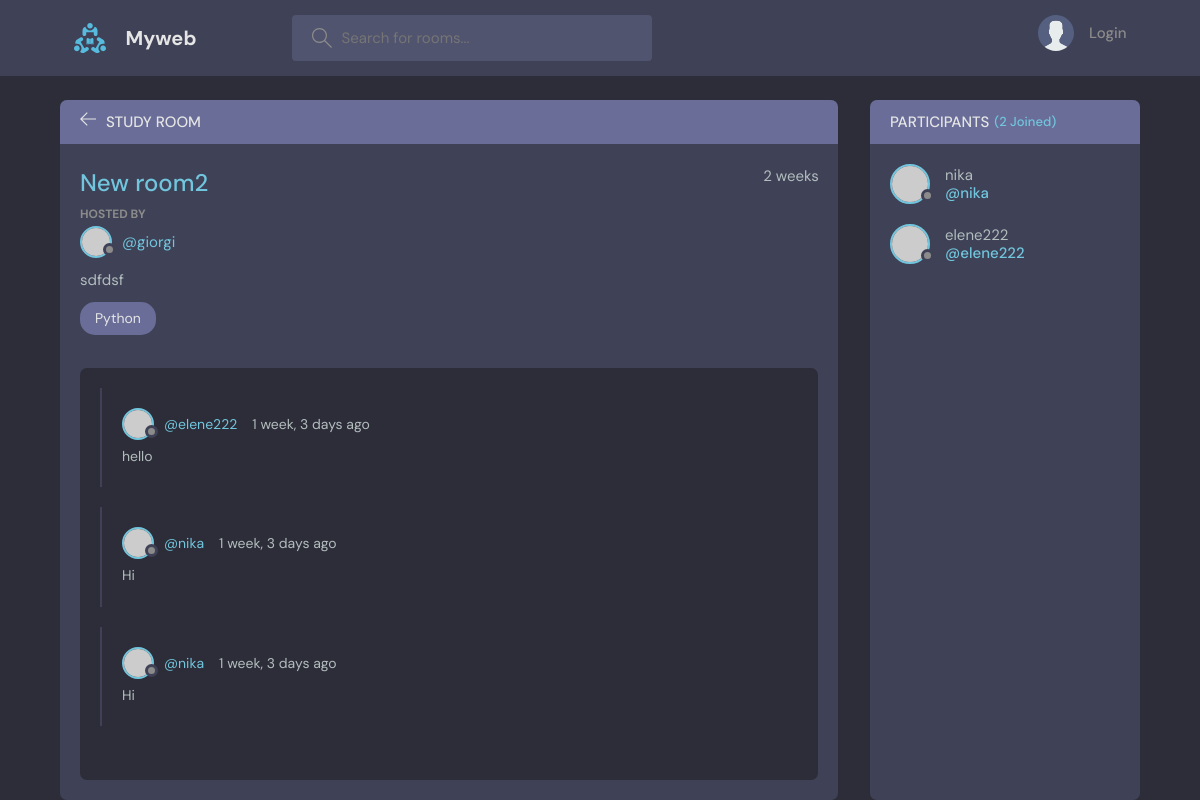
/room/12/, run on an earlier commit of the app's database.
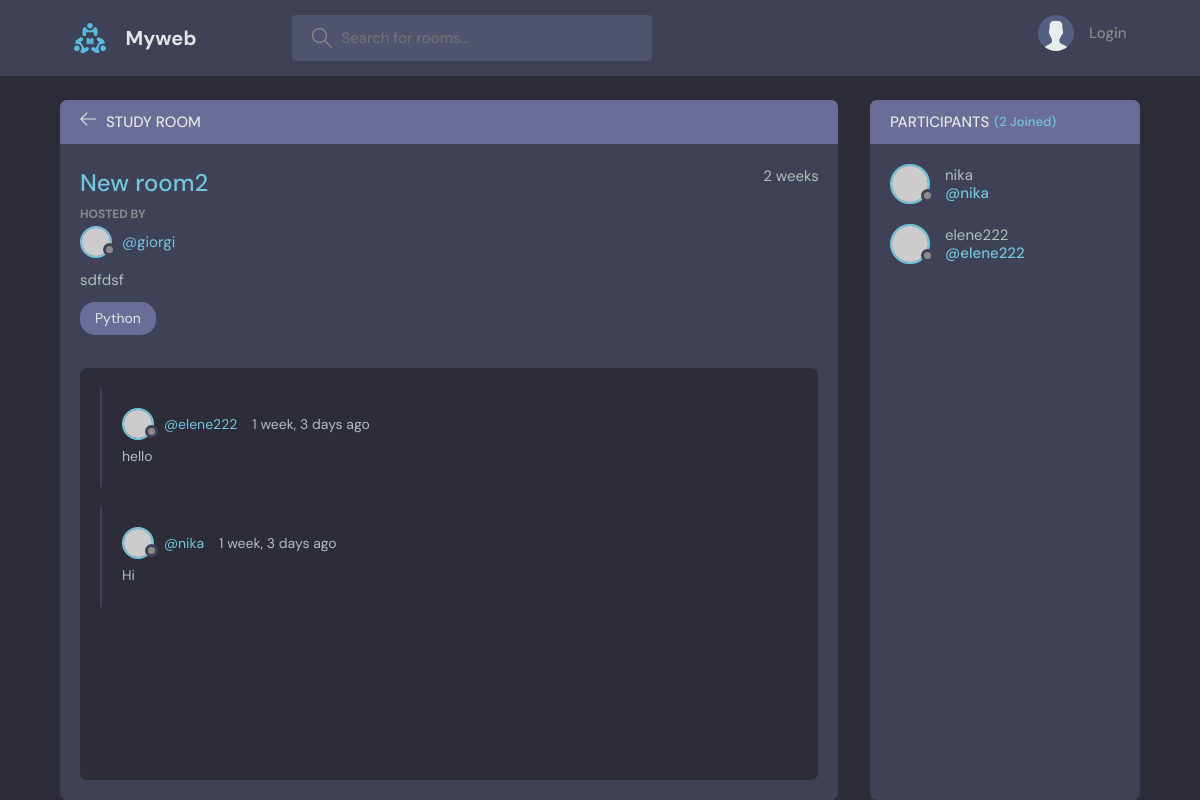
And on a later commit of the database.
### base/models.py (models this page shows, shortened)
class Messages(models.Model):
    user = models.ForeignKey(User, on_delete=models.CASCADE)
    room = models.ForeignKey(Room, on_delete=models.CASCADE)
    body = models.TextField()
    updated = models.DateTimeField(auto_now=True)
    created = models.DateTimeField(auto_now_add=True)
    class Meta:
        ordering = ['-updated', '-created']

### base/views.py (the view, shortened to what this page needs)
# urls.py: path('room/<str:pk>/', views.room, name='room'),
def room(request, pk):
    room = Room.objects.get(id=int(pk))
    room_messages = room.messages_set.all().order_by('-created')
    participants = room.participants.all()
    context = {'room': room, 'room_messages': room_messages, "participants": participants}
    return render(request, 'base/room.html', context)

### base/models.py (called while the page is built)
    def __str__(self):
        return self.name

### base/templates/base/room.html (shortened to what this page needs)
{% extends 'main.html' %}
{% block content %}
    <main class="profile-page layout layout--2">
      <div class="container">
        <div class="room">
          <div class="room__top">
            <div class="room__topLeft">
              <a href="{% url 'home' %}">
                <svg version="1.1" xmlns="http://www.w3.org/2000/svg" width="32" height="32" viewBox="0 0 32 32">
                  <title>arrow-left</title>
                  <path
                    d="M13.723 2.286l-13.723 13.714 13.719 13.714 1.616-1.611-10.96-10.96h27.625v-2.286h-27.625l10.965-10.965-1.616-1.607z"
                  ></path>
                </svg>
              </a>
              <h3>Study Room</h3>
            </div>
          </div>
          <div class="room__box scroll">
            <div class="room__header scroll">
              <div class="room__info">
                <h3>{{room.name}}</h3>
                <span>{{room.created|timesince}}</span>
              </div>
              <div class="room__hosted">
                <p>Hosted By</p>
                <a href="{% url 'user-profile' room.host.id %}" class="room__author">
                  <div class="avatar avatar--small">
                    <img src="https://randomuser.me/api/portraits/men/37.jpg" />
                  </div>
                  <span>@{{room.host}}</span>
                </a>
              </div>
              <div class="room__details">
                {{room.description}}
              </div>
              <span class="room__topics">{{room.topic}}</span>
            </div>
            <div class="room__conversation">
              <div class="threads scroll">
                {% for message in room_messages %}
                  <div class="thread">
                  <div class="thread__top">
                    <div class="thread__author">
                      <a href="{% url 'user-profile' message.user.id %}" class="thread__authorInfo">
                        <div class="avatar avatar--small">
                          <img src="https://randomuser.me/api/portraits/men/37.jpg" />
                        </div>
                        <span>@{{message.user}}</span>
                      </a>
                      <span class="thread__date">{{message.created|timesince}} ago</span>
                    </div>
                  </div>
                  <div class="thread__details">
                    {{message.body}}
                  </div>
                </div>
                {%endfor%}
              </div>
            </div>
          </div>
        </div>
        <div class="participants">
          <h3 class="participants__top">Participants <span>({{participants.count}} Joined)</span></h3>
          <div class="participants__list scroll">
            {% for user in participants %}
              <a href="{% url 'user-profile' user.id %}" class="participant">
              <div class="avatar avatar--medium">
                <img src="https://randomuser.me/api/portraits/men/37.jpg" />
              </div>
              <p>
                {{ user.username }}
                <span>@{{ user.username }}</span>
              </p>
            </a>
            {% endfor %}
          </div>
        </div>
      </div>
    </main>
{% endblock %}

What changed in the data, as far as the page shows it:
removed Messages: user "nika", created "1 week, 3 days", body "Hi"
